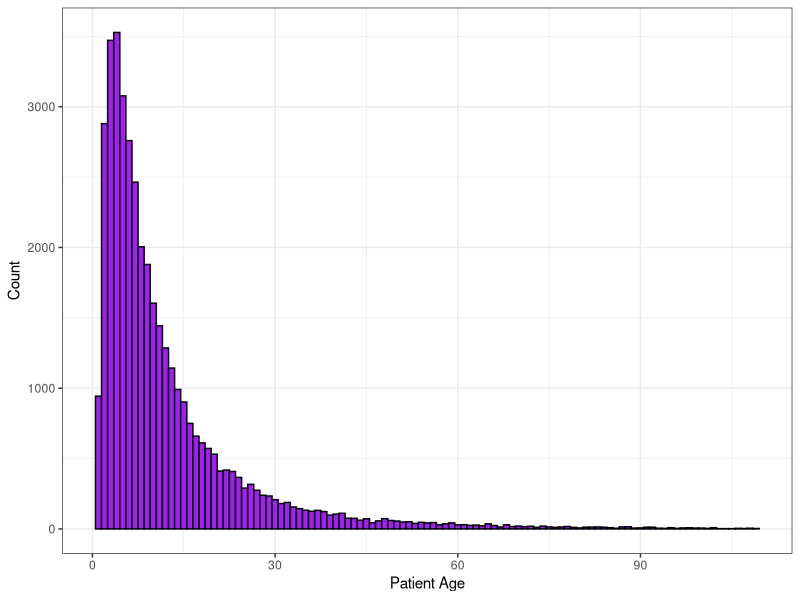
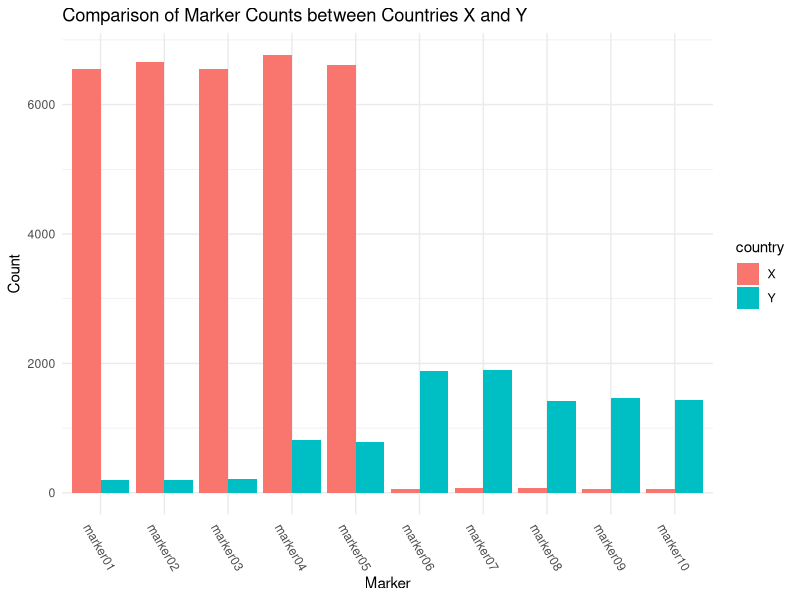

Generate these figures, in order, with R:

# read in data
allData<-read.csv("allData.csv", header=TRUE)

## step 1-find number of screens
# find number of screens
numberofScreens<-nrow(allData)

## step 2-find percent infected
# make a variable for infected total
infected = 0
# make a dataset with just marker colums
marker_columns <- allData[, 3:12]
# for each row in dataset
for(i in 1:nrow(marker_columns)){
  # find the rowSum
  rowsum <- rowSums(marker_columns[i, ])
  # if the rowsum is greater than 0, a marker is present
  if(rowsum > 0){
    # increase the infected count by one
    infected = infected + 1
  }else{
    # if the row sum is 0, there are no markers present
    # do not update infected total
    
    #### technically not needed but idk if we should keep this block
    infected = infected + 0
  }
}

# calculate the total infected per screen
percentInfected <- (infected/numberofScreens) * 100

## step 3- find percent male or female

# make empty variables
male = 0
female = 0

# iterate through each row
for(i in 1:nrow(allData)){
  # find the columns that are 'male'
  if(allData$gender[i] == "male"){
    male = male + 1
  # find the columns that are female  
  }else if(allData$gender[i] == "female"){
    female = female + 1
  }
}

# find male percentage
percentMale <- (male/numberofScreens) * 100
percentMale

# find female percentage
percentFemale <- (female/numberofScreens) * 100
percentFemale

## step 4- age distribution of patients

# make a dataframe with the ages of the patients
ageData<- data.frame(allData$age)
# add proper column name
names(ageData) <- 'Patient.Age'
ageData

# load in graphing tools
library(ggplot2)
# make a distribution graph
ageGraph <- ggplot(data=ageData, aes(x=Patient.Age)) +
  geom_histogram(binwidth = 1, fill="purple", color="black") +
  theme_bw() +
  xlab("Patient Age") +
  ylab("Count")
# display graph
ageGraph





## test for each country
#### overall question 1

# make an empty variable
infected_X <- 0

# make a country X dataset
country_X <- allData[allData$country == 'X', ]
# make a count for total screens in country X
count_X <- nrow(country_X)
# make a dataset with just the marker columns
marker_columns_X<- country_X[, 3:12]

# iterate through each row of the marker columns data
for(i in 1:nrow(marker_columns_X)){
  # calculate the total for each row
  rowsum <- rowSums(marker_columns_X[i, ])
  # if the rowsum is greater than 0, there is at least one marker present
  if(rowsum > 0){
    # update the count
    infected_X = infected_X+1
  }else{
    infected_X= infected_X+0
  }
}

# find percent infected for country X
percentinfectedX <- (infected_X/count_X)*100
percentinfectedX

# repeat for country Y
infected_Y <- 0


country_Y <- allData[allData$country == 'Y', ]
count_Y <- nrow(country_Y)

marker_columns_Y <- country_Y[, 3:12]

for(i in 1:nrow(marker_columns_Y)){
  rowsum <- rowSums(marker_columns_Y[i, ])
  if(rowsum > 0){
    infected_Y = infected_Y+1
  }else{
    infected_Y= infected_Y+0
  }
}

# calculate percentage
percentinfectedY <- (infected_Y/count_Y)*100
percentinfectedY



#### final piece
#### question 2

sum_markers_X <- colSums(marker_columns_X)
sum_markers_X

sum_markers_Y <- colSums(marker_columns_Y)
sum_markers_Y


library(ggplot2)
library(reshape2)

# Convert the sum_markers_X and sum_markers_Y into data frames
df_X <- data.frame(marker = names(sum_markers_X), count = sum_markers_X, country = 'X')
df_Y <- data.frame(marker = names(sum_markers_Y), count = sum_markers_Y, country = 'Y')

# Combine the two data frames
combined_df <- rbind(df_X, df_Y)

# Reshape the data into a long format
long_df <- melt(combined_df, id.vars = c("marker", "country"))

# Plot the data
markerGraph<-ggplot(long_df, aes(x = marker, y = value, fill = country)) +
  geom_bar(stat = "identity", position = position_dodge()) +
  xlab("Marker")+
  ylab("Count")+
  ggtitle("Comparison of Marker Counts between Countries X and Y") +
  theme_minimal()+
  theme(axis.text.x = element_text(angle=300, vjust=0.6))

# display graph
markerGraph
